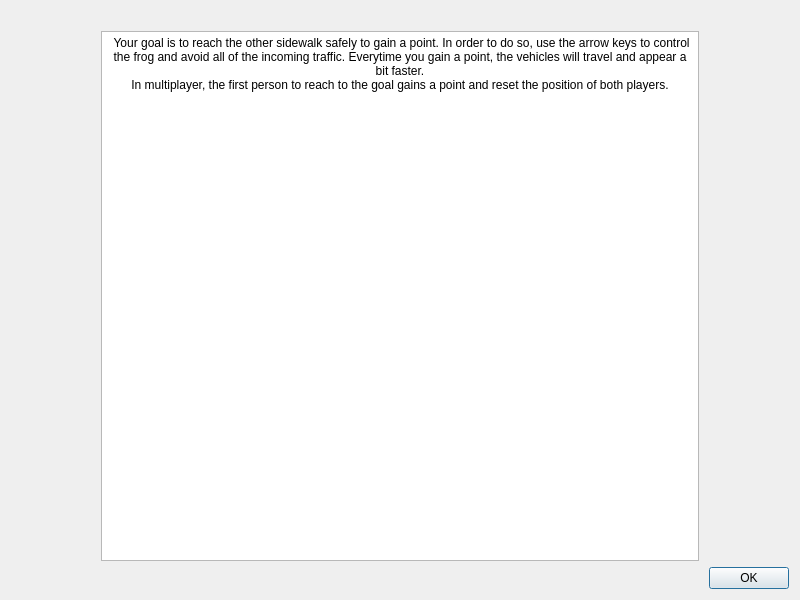
<?xml version="1.0" encoding="UTF-8"?>
<ui version="4.0">
 <class>Help</class>
 <widget class="QFrame" name="Help">
  <property name="geometry">
   <rect>
    <x>0</x>
    <y>0</y>
    <width>800</width>
    <height>600</height>
   </rect>
  </property>
  <property name="windowTitle">
   <string>Frame</string>
  </property>
  <layout class="QVBoxLayout" name="verticalLayout">
   <item>
    <widget class="QLabel" name="label">
     <property name="text">
      <string/>
     </property>
     <property name="pixmap">
      <pixmap resource="Resources.qrc">:/Resources/helpScreenshot.png</pixmap>
     </property>
     <property name="alignment">
      <set>Qt::AlignCenter</set>
     </property>
    </widget>
   </item>
   <item>
    <widget class="QFrame" name="frame">
     <property name="frameShape">
      <enum>QFrame::NoFrame</enum>
     </property>
     <property name="frameShadow">
      <enum>QFrame::Raised</enum>
     </property>
     <layout class="QHBoxLayout" name="horizontalLayout">
      <property name="spacing">
       <number>0</number>
      </property>
      <property name="leftMargin">
       <number>90</number>
      </property>
      <property name="topMargin">
       <number>0</number>
      </property>
      <property name="rightMargin">
       <number>90</number>
      </property>
      <property name="bottomMargin">
       <number>0</number>
      </property>
      <item>
       <widget class="QTextEdit" name="textEdit">
        <property name="sizePolicy">
         <sizepolicy hsizetype="Expanding" vsizetype="Expanding">
          <horstretch>0</horstretch>
          <verstretch>0</verstretch>
         </sizepolicy>
        </property>
        <property name="minimumSize">
         <size>
          <width>0</width>
          <height>0</height>
         </size>
        </property>
        <property name="baseSize">
         <size>
          <width>0</width>
          <height>0</height>
         </size>
        </property>
        <property name="layoutDirection">
         <enum>Qt::LeftToRight</enum>
        </property>
        <property name="autoFillBackground">
         <bool>true</bool>
        </property>
        <property name="verticalScrollBarPolicy">
         <enum>Qt::ScrollBarAlwaysOff</enum>
        </property>
        <property name="horizontalScrollBarPolicy">
         <enum>Qt::ScrollBarAlwaysOff</enum>
        </property>
        <property name="readOnly">
         <bool>true</bool>
        </property>
        <property name="html">
         <string>&lt;!DOCTYPE HTML PUBLIC &quot;-//W3C//DTD HTML 4.0//EN&quot; &quot;http://www.w3.org/TR/REC-html40/strict.dtd&quot;&gt;
&lt;html&gt;&lt;head&gt;&lt;meta name=&quot;qrichtext&quot; content=&quot;1&quot; /&gt;&lt;style type=&quot;text/css&quot;&gt;
p, li { white-space: pre-wrap; }
&lt;/style&gt;&lt;/head&gt;&lt;body style=&quot; font-family:'Noto Sans'; font-size:9pt; font-weight:400; font-style:normal;&quot;&gt;
&lt;p align=&quot;center&quot; style=&quot; margin-top:0px; margin-bottom:0px; margin-left:0px; margin-right:0px; -qt-block-indent:0; text-indent:0px;&quot;&gt; Your goal is to reach the other sidewalk safely to gain a point. In order to do so, use the arrow keys to control the frog and avoid all of the incoming traffic. Everytime you gain a point, the vehicles will travel and appear a bit faster.&lt;/p&gt;
&lt;p align=&quot;center&quot; style=&quot; margin-top:0px; margin-bottom:0px; margin-left:0px; margin-right:0px; -qt-block-indent:0; text-indent:0px;&quot;&gt;In multiplayer, the first person to reach to the goal gains a point and reset the position of both players.&lt;/p&gt;&lt;/body&gt;&lt;/html&gt;</string>
        </property>
       </widget>
      </item>
     </layout>
    </widget>
   </item>
   <item>
    <widget class="QDialogButtonBox" name="buttonBox">
     <property name="standardButtons">
      <set>QDialogButtonBox::Ok</set>
     </property>
    </widget>
   </item>
  </layout>
 </widget>
 <resources>
  <include location="Resources.qrc"/>
 </resources>
 <connections/>
</ui>
